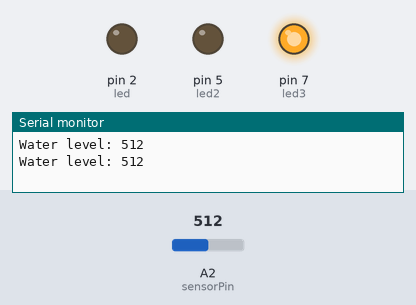
Bench run of a sketch on a simulated Arduino Uno, built with avr-gcc and run on an emulated ATmega328P. On the bench: output pins drawn as LEDs (lit = HIGH), the last lines printed to the serial monitor. The test bench sets the inputs (shaded band); at power-on: A2 (sensorPin) = 512. Pins used as bus, display or sensor lines are not drawn.

Above: at 1.8 s.
1.9 s: A2 (sensorPin) set to 456
3.4 s: A2 (sensorPin) set to 425
At 5.2 s:
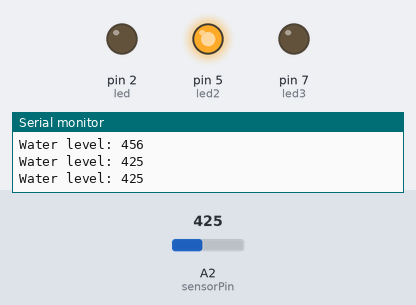
5.5 s: A2 (sensorPin) set to 160
7.2 s: A2 (sensorPin) set to 134
At 8.7 s:
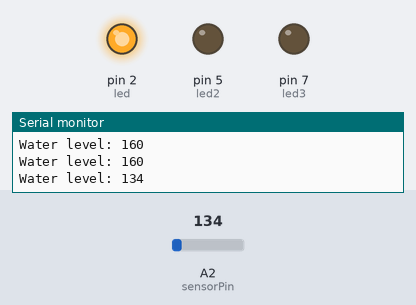
9.5 s: A2 (sensorPin) set to 389
11.3 s: A2 (sensorPin) set to 419
At 13.3 s:
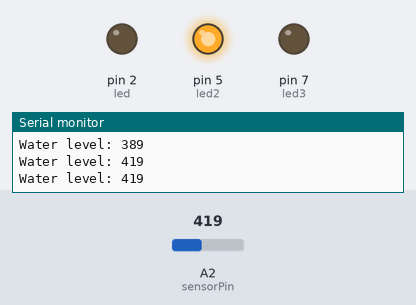
Timing chart, 0 to 14.6 s (numbered marks = the images above; inputs shaded):
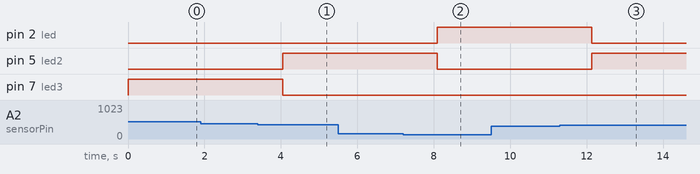

Measured:
- the behaviour switches between 440 and 439 on A2 (sensorPin) (found by bisection; images 0 and 1)
- the behaviour switches between 151 and 150 on A2 (sensorPin) (found by bisection; images 1 and 2)
- the behaviour switches between 400 and 401 on A2 (sensorPin) (found by bisection; images 2 and 3)
- after the input at 3.4 s, pin 5 (led2): LOW → HIGH after 0.65 s; pin 7 (led3): HIGH → LOW after 0.65 s
- after the input at 7.2 s, pin 2 (led): LOW → HIGH after 0.89 s; pin 5 (led2): HIGH → LOW after 0.89 s
- after the input at 11.3 s, pin 2 (led): HIGH → LOW after 0.84 s; pin 5 (led2): LOW → HIGH after 0.84 s

The sketch:

Water_sensor_code.ino
```cpp
// Sensor pins
#define sensorPower 13
#define sensorPin A2
int led =2;
int led2 =5;
int led3 =7;
// Value for storing water level
int val = 0;

void setup() {
  // Set D7 as an OUTPUT
  pinMode(sensorPower, OUTPUT);
  pinMode(led, OUTPUT);
  pinMode(led2, OUTPUT);
  pinMode(led3, OUTPUT);
  // Set to LOW so no power flows through the sensor
  digitalWrite(sensorPower, LOW);

  Serial.begin(9600);
}

void loop() {
  //get the reading from the function below and print it
  int level = readSensor();

  Serial.print("Water level: ");
  Serial.println(level);

  delay(1000);
}

//This is a function used to get the reading
int readSensor() {
  digitalWrite(sensorPower, HIGH);  // Turn the sensor ON
  delay(10);              // wait 10 milliseconds
  val = analogRead(sensorPin);    // Read the analog value form sensor

  if (val <=150) {
  digitalWrite(led, HIGH);
  digitalWrite(led2, LOW);
  digitalWrite(led3, LOW);
  }
  else if (val >400 && val<440) {
  digitalWrite(led, LOW);
  digitalWrite(led2, HIGH);
  digitalWrite(led3, LOW);
  }
  else if (val >=460) {
  digitalWrite(led, LOW);
  digitalWrite(led2, LOW);
  digitalWrite(led3, HIGH);
  }
  digitalWrite(sensorPower, LOW);   // Turn the sensor OFF
  return val;             // send current reading
}
```
